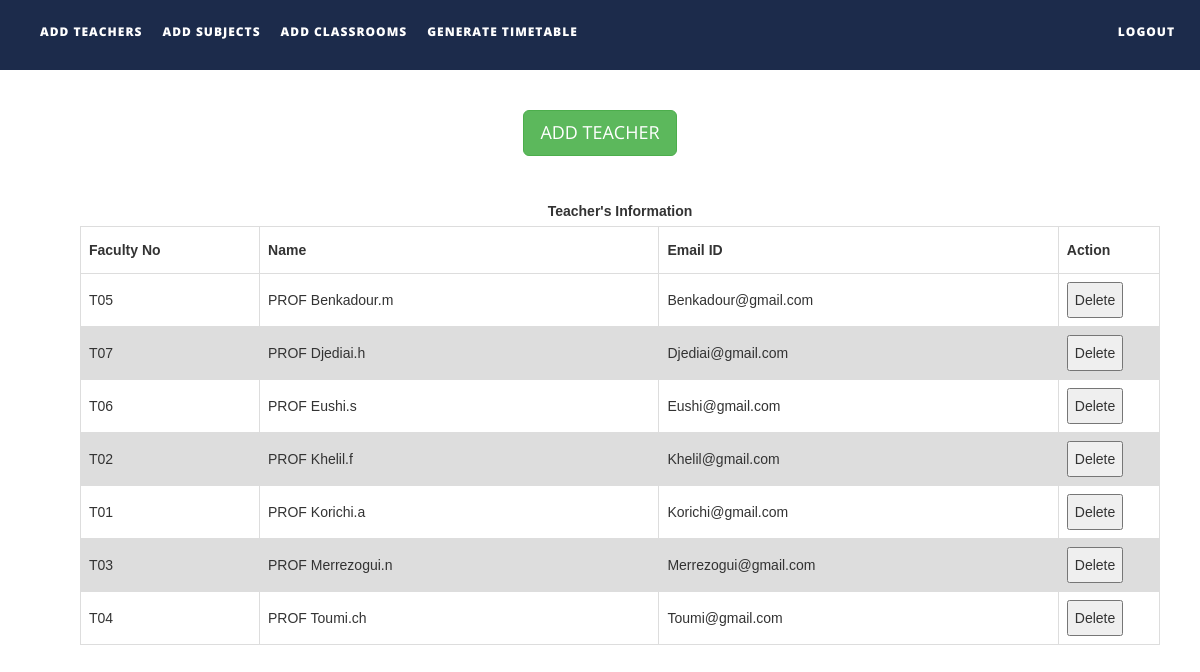
The app's page /files/addteachers.php with its own data.
### tables this page shows
CREATE TABLE `teachers` (
  `name` text NOT NULL,
  `emailid` varchar(50) NOT NULL,
  `faculty_number` varchar(10) NOT NULL
);

### files/addteachers.php (the view, shortened to what this page needs)
<!DOCTYPE html>
<html xmlns="http://www.w3.org/1999/xhtml">
<head>
    <link href="assets/css/bootstrap.css" rel="stylesheet"/>
    <link href="assets/css/font-awesome.min.css" rel="stylesheet"/>
    <link href="assets/css/flexslider.css" rel="stylesheet"/>
    <link href="assets/css/style.css" rel="stylesheet"/>
</head>
<body>
<div class="navbar navbar-inverse navbar-fixed-top " id="menu">
    <div class="container">
        <div class="navbar-collapse collapse move-me">
            <ul class="nav navbar-nav navbar-left">
                <li><a href="addteachers.php">ADD TEACHERS</a></li>
                <li><a href="addsubjects.php">ADD SUBJECTS</a></li>
                <li><a href="addclassrooms.php">ADD CLASSROOMS</a></li>
                <li><a href="generatetimetable.php">GENERATE TIMETABLE</a></li>
            </ul>
            <ul class="nav navbar-nav navbar-right">
                <li><a href="index.php">LOGOUT</a></li>
            </ul>
        </div>
    </div>
</div>
<br>
<div align="center" style="margin-top:20px">
    <button id="teachermanual" class="btn btn-success btn-lg">ADD TEACHER</button>
</div>
<div>
    <br>
    <table id=teacherstable style="margin-left: 80px">
        <caption><strong>Teacher's Information </strong></caption>
        <tr>
            <th width="130">Faculty No</th>
            <th width=290>Name</th>
            <th width="290">Email ID</th>
            <th width="40">Action</th>
        </tr>
        <tbody>
        <?php
        $q = mysqli_query(mysqli_connect("localhost", "root", "", "ttms"),
            "SELECT * FROM teachers ORDER BY emailid ASC");
        while ($row = mysqli_fetch_assoc($q)) {
            echo "<tr><td>{$row['faculty_number']}</td>
                    <td>{$row['name']}</td>
                    <td>{$row['emailid']}</td>
                   <td>
                    <button>Delete</button></td>
                    </tr>\n";
        }
        ?>
        </tbody>
    </table>
</div>
</body>
</html>

### files/assets/css/style.css (style rules this page uses)
#menu { background-color: rgba(28, 43, 75, 1); color: #fff; font-size: 12px; font-weight: 900; letter-spacing: 1px; min-height: 70px; }
.navbar-inverse { border-color: transparent; }
.navbar-inverse .navbar-nav > li > a, .navbar-inverse .navbar-nav > li > a:hover { color: #FFF; padding: 22px 10px; }

### files/addteachers.php (style rules this page uses)
table { margin-top: 10px; font-family: arial, sans-serif; border-collapse: collapse; margin-left: 30px; width: 90%; }
td, th { border: 1px solid #dddddd; text-align: left; padding: 8px; }
tr:nth-child(even) { background-color: #dddddd; }

### records on screen
teachers: faculty_number "T05", name "PROF Benkadour.m", emailid "Benkadour@gmail.com"
teachers: faculty_number "T07", name "PROF Djediai.h", emailid "Djediai@gmail.com"
teachers: faculty_number "T06", name "PROF Eushi.s", emailid "Eushi@gmail.com"
teachers: faculty_number "T02", name "PROF Khelil.f", emailid "Khelil@gmail.com"
teachers: faculty_number "T01", name "PROF Korichi.a", emailid "Korichi@gmail.com"
teachers: faculty_number "T03", name "PROF Merrezogui.n", emailid "Merrezogui@gmail.com"
teachers: faculty_number "T04", name "PROF Toumi.ch", emailid "Toumi@gmail.com"
